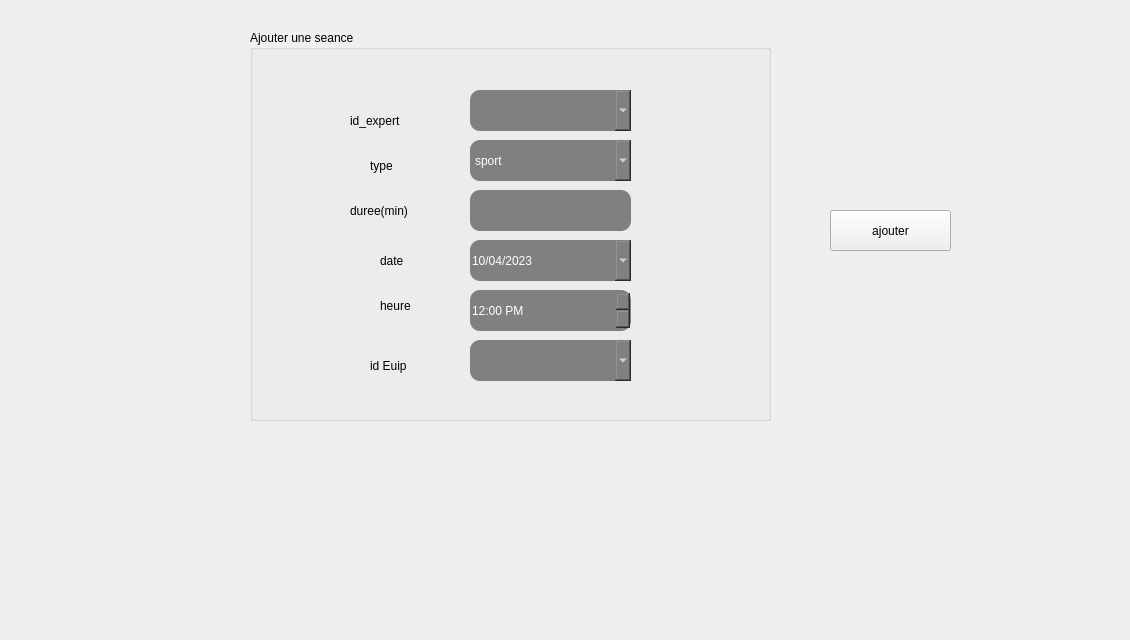
      <widget class="QWidget" name="ajouter">
       <attribute name="title">
        <string>ajouter</string>
       </attribute>
       <widget class="QGroupBox" name="groupBox">
        <property name="geometry">
         <rect>
          <x>250</x>
          <y>30</y>
          <width>521</width>
          <height>391</height>
         </rect>
        </property>
        <property name="styleSheet">
         <string notr="true">font: 15pt &quot;Niagara Engraved&quot;;
</string>
        </property>
        <property name="title">
         <string>Ajouter une seance</string>
        </property>
        <widget class="QLabel" name="label_2">
         <property name="geometry">
          <rect>
           <x>100</x>
           <y>70</y>
           <width>101</width>
           <height>41</height>
          </rect>
         </property>
         <property name="text">
          <string>id_expert</string>
         </property>
        </widget>
        <widget class="QLabel" name="label_4">
         <property name="geometry">
          <rect>
           <x>120</x>
           <y>120</y>
           <width>51</width>
           <height>31</height>
          </rect>
         </property>
         <property name="styleSheet">
          <string notr="true"/>
         </property>
         <property name="text">
          <string>type</string>
         </property>
        </widget>
        <widget class="QLabel" name="label_5">
         <property name="geometry">
          <rect>
           <x>100</x>
           <y>160</y>
           <width>101</width>
           <height>41</height>
          </rect>
         </property>
         <property name="styleSheet">
          <string notr="true"/>
         </property>
         <property name="text">
          <string>duree(min)</string>
         </property>
        </widget>
        <widget class="QLabel" name="label_6">
         <property name="geometry">
          <rect>
           <x>130</x>
           <y>220</y>
           <width>51</width>
           <height>21</height>
          </rect>
         </property>
         <property name="styleSheet">
          <string notr="true"/>
         </property>
         <property name="text">
          <string>date</string>
         </property>
        </widget>
        <widget class="QLineEdit" name="duree">
         <property name="geometry">
          <rect>
           <x>220</x>
           <y>160</y>
           <width>161</width>
           <height>41</height>
          </rect>
         </property>
         <property name="styleSheet">
          <string notr="true">border-radius: 10px;
background-color: grey;
color: rgb(255, 255, 255);
alternate-background-color: rgb(255, 255, 255);</string>
         </property>
        </widget>
        <widget class="QComboBox" name="id_exp">
         <property name="geometry">
          <rect>
           <x>220</x>
           <y>60</y>
           <width>161</width>
           <height>41</height>
          </rect>
         </property>
         <property name="styleSheet">
          <string notr="true">border-radius: 10px;
background-color: grey;
color: rgb(255, 255, 255);
alternate-background-color: rgb(255, 255, 255);</string>
         </property>
        </widget>
        <widget class="QLabel" name="label">
         <property name="geometry">
          <rect>
           <x>130</x>
           <y>260</y>
           <width>71</width>
           <height>31</height>
          </rect>
         </property>
         <property name="styleSheet">
          <string notr="true"/>
         </property>
         <property name="text">
          <string>heure</string>
         </property>
        </widget>
        <widget class="QTimeEdit" name="heure">
         <property name="geometry">
          <rect>
           <x>220</x>
           <y>260</y>
           <width>161</width>
           <height>41</height>
          </rect>
         </property>
         <property name="styleSheet">
          <string notr="true">border-radius: 10px;
background-color: grey;
color: rgb(255, 255, 255);
alternate-background-color: rgb(255, 255, 255);</string>
         </property>
         <property name="maximumTime">
          <time>
           <hour>16</hour>
           <minute>0</minute>
           <second>0</second>
          </time>
         </property>
         <property name="minimumTime">
          <time>
           <hour>8</hour>
           <minute>0</minute>
           <second>0</second>
          </time>
         </property>
         <property name="displayFormat">
          <string>HH:mm AP</string>
         </property>
         <property name="time">
          <time>
           <hour>12</hour>
           <minute>0</minute>
           <second>0</second>
          </time>
         </property>
        </widget>
        <widget class="QDateEdit" name="date">
         <property name="geometry">
          <rect>
           <x>220</x>
           <y>210</y>
           <width>161</width>
           <height>41</height>
          </rect>
         </property>
         <property name="styleSheet">
          <string notr="true">border-radius: 10px;
background-color: grey;
color: rgb(255, 255, 255);
alternate-background-color: rgb(255, 255, 255);</string>
         </property>
         <property name="dateTime">
          <datetime>
           <hour>0</hour>
           <minute>0</minute>
           <second>0</second>
           <year>2023</year>
           <month>4</month>
           <day>10</day>
          </datetime>
         </property>
         <property name="maximumDateTime">
          <datetime>
           <hour>23</hour>
           <minute>59</minute>
           <second>59</second>
           <year>2023</year>
           <month>12</month>
           <day>31</day>
          </datetime>
         </property>
         <property name="minimumDateTime">
          <datetime>
           <hour>0</hour>
           <minute>0</minute>
           <second>0</second>
           <year>2023</year>
           <month>4</month>
           <day>10</day>
          </datetime>
         </property>
         <property name="displayFormat">
          <string notr="true">dd/MM/yyyy</string>
         </property>
         <property name="calendarPopup">
          <bool>true</bool>
         </property>
        </widget>
        <widget class="QComboBox" name="type">
         <property name="geometry">
          <rect>
           <x>220</x>
           <y>110</y>
           <width>161</width>
           <height>41</height>
          </rect>
         </property>
         <property name="styleSheet">
          <string notr="true">border-radius: 10px;
background-color: grey;
color: rgb(255, 255, 255);
alternate-background-color: rgb(255, 255, 255);</string>
         </property>
         <item>
          <property name="text">
           <string>sport</string>
          </property>
         </item>
         <item>
          <property name="text">
           <string>consultation</string>
          </property>
         </item>
        </widget>
        <widget class="QComboBox" name="id_equ">
         <property name="geometry">
          <rect>
           <x>220</x>
           <y>310</y>
           <width>161</width>
           <height>41</height>
          </rect>
         </property>
         <property name="styleSheet">
          <string notr="true">border-radius: 10px;
background-color: grey;
color: rgb(255, 255, 255);
alternate-background-color: rgb(255, 255, 255);</string>
         </property>
        </widget>
        <widget class="QLabel" name="label_57">
         <property name="geometry">
          <rect>
           <x>120</x>
           <y>320</y>
           <width>71</width>
           <height>31</height>
          </rect>
         </property>
         <property name="styleSheet">
          <string notr="true"/>
         </property>
         <property name="text">
          <string>id Euip</string>
         </property>
        </widget>
       </widget>
       <widget class="QLabel" name="etatlabel">
        <property name="geometry">
         <rect>
          <x>130</x>
          <y>100</y>
          <width>56</width>
          <height>16</height>
         </rect>
        </property>
        <property name="text">
         <string/>
        </property>
       </widget>
       <widget class="QPushButton" name="ajouter_5">
        <property name="geometry">
         <rect>
          <x>830</x>
          <y>210</y>
          <width>121</width>
          <height>41</height>
         </rect>
        </property>
        <property name="styleSheet">
         <string notr="true">QPushButton

{
	background-color: rgb(72, 78, 86);
	border-style: outset;
    border-width: 2px;
    border-radius:10px;
    border-color: beige;
    font: bold 14px;;
    padding: 6px;
	color: rgb(255, 255, 255);

}

QPushButton:hover

{
	background-color: lightgreen;
	color: rgb(0, 0, 0);
	gridline-color: rgb(94, 118, 255);
}

QPushButton:pressed</string>
        </property>
        <property name="text">
         <string>ajouter</string>
        </property>
       </widget>
       <widget class="QLabel" name="back2">
        <property name="geometry">
         <rect>
          <x>10</x>
          <y>0</y>
          <width>1111</width>
          <height>631</height>
         </rect>
        </property>
        <property name="text">
         <string/>
        </property>
        <property name="pixmap">
         <pixmap>bg.png</pixmap>
        </property>
       </widget>
       <zorder>back2</zorder>
       <zorder>groupBox</zorder>
       <zorder>etatlabel</zorder>
       <zorder>ajouter_5</zorder>
      </widget>
